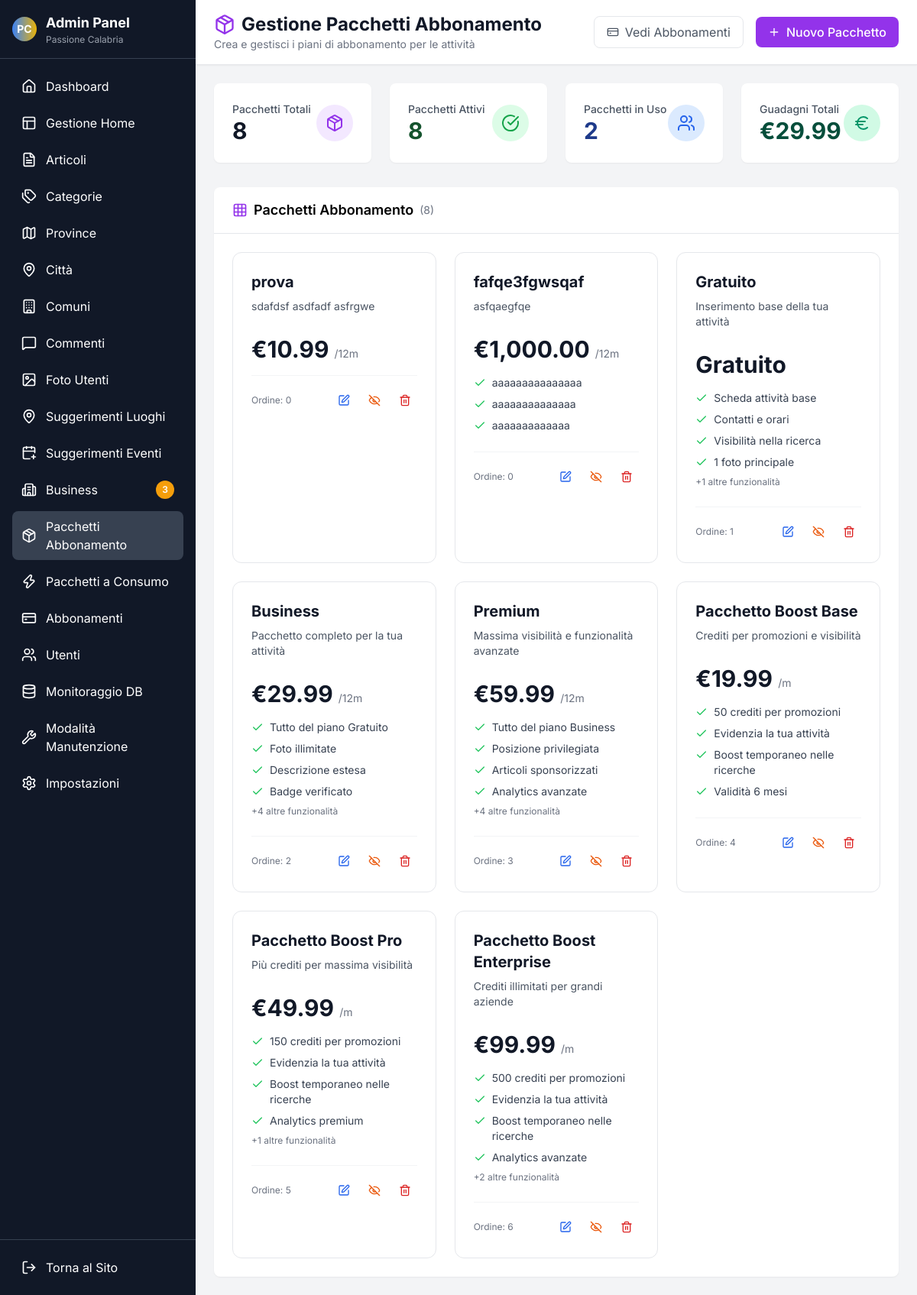
Page /admin/gestione-pacchetti.php on the committed database.
### tables this page shows
CREATE TABLE `business_packages` (
  `id` int NOT NULL,
  `name` varchar(255) NOT NULL,
  `description` text,
  `price` decimal(10,2) NOT NULL,
  `package_type` enum('subscription','consumption') DEFAULT 'subscription',
  `duration_months` int DEFAULT '12',
  `consumption_credits` int DEFAULT NULL,
  `features` json DEFAULT NULL,
  `stripe_price_id` varchar(255) DEFAULT NULL,
  `image_path` varchar(500) DEFAULT NULL,
  `is_active` tinyint(1) DEFAULT '1',
  `sort_order` int DEFAULT '0',
  `max_listings` int DEFAULT NULL,
  `max_photos` int DEFAULT NULL,
  `analytics_included` tinyint(1) DEFAULT '0',
  `priority_support` tinyint(1) DEFAULT '0',
  `created_at` timestamp NULL DEFAULT CURRENT_TIMESTAMP
);

### admin/gestione-pacchetti.php (the view, shortened to what the rows shown need)
<?php
require_once '../includes/database_mysql.php';
$db = new Database();
$action = $_GET['action'] ?? 'list';
$packages = [];
try {
    $stmt = $db->pdo->prepare('SELECT * FROM business_packages ORDER BY sort_order ASC, created_at ASC');
    $stmt->execute();
    $packages = $stmt->fetchAll();
} catch (Exception $e) {
    $error = $e->getMessage();
}
?>
<!DOCTYPE html>
<html lang="it">
<head>
    <script src="https://cdn.tailwindcss.com"></script>
    <link rel="stylesheet" href="../assets/css/style.css">
</head>
<body class="min-h-screen bg-gray-100 flex">
    <div class="bg-gray-900 text-white w-64 flex flex-col">
        <div class="p-4 border-b border-gray-700">
            <div class="flex items-center space-x-3">
                <div>
                    <h1 class="font-bold text-lg">Admin Panel</h1>
                </div>
            </div>
        </div>
        <?php include 'partials/menu.php'; ?>
    </div>
    <div class="flex-1 flex flex-col overflow-hidden">
        <header class="bg-white shadow-sm border-b border-gray-200 px-6 py-4">
            <div class="flex items-center justify-between">
                <div>
                    <h1 class="text-2xl font-bold text-gray-900 flex items-center">
                        <i data-lucide="package" class="w-7 h-7 text-purple-600 mr-2"></i>
                        Gestione Pacchetti Abbonamento
                    </h1>
                </div>
            </div>
        </header>
        <main class="flex-1 overflow-auto p-6">
            <?php if ($action === 'list'): ?>
                <div class="bg-white rounded-lg shadow-sm overflow-hidden">
                    <div class="px-6 py-4 border-b border-gray-200">
                        <h2 class="text-lg font-semibold flex items-center">
                            <i data-lucide="grid-3x3" class="w-5 h-5 mr-2 text-purple-600"></i>
                            Pacchetti Abbonamento
                            <span class="ml-2 text-sm font-normal text-gray-500">(<?php echo count($packages); ?>)</span>
                        </h2>
                    </div>
                    <?php if (count($packages) > 0): ?>
                        <div class="p-6">
                            <div class="grid grid-cols-1 md:grid-cols-2 lg:grid-cols-3 gap-6">
                                <?php foreach ($packages as $package):
                                    $features = json_decode($package['features'], true) ?: [];
                                ?>
                                <div class="border rounded-xl p-6 <?php echo $package['is_active'] ? 'border-gray-200 bg-white' : 'border-gray-100 bg-gray-50'; ?> hover:shadow-lg transition-all">
                                    <div class="flex items-start justify-between mb-4">
                                        <div class="flex-1">
                                            <div class="flex items-center gap-2 mb-2">
                                                <h3 class="text-xl font-bold text-gray-900"><?php echo htmlspecialchars($package['name']); ?></h3>
                                            </div>
                                            <p class="text-gray-600 text-sm mb-3"><?php echo htmlspecialchars($package['description']); ?></p>
                                        </div>
                                    </div>
                                    <div class="mb-4">
                                        <?php if ($package['price'] == 0): ?>
                                        <div class="text-3xl font-bold text-gray-900">Gratuito</div>
                                        <?php else: ?>
                                        <div class="text-3xl font-bold text-gray-900">
                                            €<?php echo number_format($package['price'], 2); ?>
                                            <span class="text-sm font-normal text-gray-500">/<?php echo $package['duration_months']; ?>m</span>
                                        </div>
                                        <?php endif; ?>
                                    </div>
                                    <?php if (!empty($features)): ?>
                                    <div class="mb-6">
                                        <ul class="space-y-2">
                                            <?php foreach (array_slice($features, 0, 4) as $feature): ?>
                                            <li class="flex items-start text-sm">
                                                <i data-lucide="check" class="w-4 h-4 text-green-500 mr-2 mt-0.5 flex-shrink-0"></i>
                                                <span class="text-gray-700"><?php echo htmlspecialchars($feature); ?></span>
                                            </li>
                                            <?php endforeach; ?>
                                            <?php if (count($features) > 4): ?>
                                            <li class="text-xs text-gray-500">+<?php echo count($features) - 4; ?> altre funzionalità</li>
                                            <?php endif; ?>
                                        </ul>
                                    </div>
                                    <?php endif; ?>
                                    <div class="flex items-center justify-between pt-4 border-t border-gray-100">
                                        <div class="flex items-center gap-2">
                                            <span class="text-xs text-gray-500">Ordine: <?php echo $package['sort_order']; ?></span>
                                        </div>
                                        <div class="flex items-center space-x-2">
                                            <a href="gestione-pacchetti.php?action=edit&id=<?php echo $package['id']; ?>"
                                               class="text-blue-600 hover:text-blue-700 p-2 rounded-lg hover:bg-blue-50 transition-colors" title="Modifica">
                                                <i data-lucide="edit" class="w-4 h-4"></i>
                                            </a>
                                            <a href="gestione-pacchetti.php?action=toggle_status&id=<?php echo $package['id']; ?>"
                                               class="text-<?php echo $package['is_active'] ? 'orange' : 'green'; ?>-600 hover:text-<?php echo $package['is_active'] ? 'orange' : 'green'; ?>-700 p-2 rounded-lg hover:bg-<?php echo $package['is_active'] ? 'orange' : 'green'; ?>-50 transition-colors"
                                               title="<?php echo $package['is_active'] ? 'Disattiva' : 'Attiva'; ?>">
                                                <i data-lucide="<?php echo $package['is_active'] ? 'eye-off' : 'eye'; ?>" class="w-4 h-4"></i>
                                            </a>
                                            <a href="gestione-pacchetti.php?action=delete&id=<?php echo $package['id']; ?>"
                                               class="text-red-600 hover:text-red-700 p-2 rounded-lg hover:bg-red-50 transition-colors" title="Elimina"
                                               onclick="return confirm('Sei sicuro di voler eliminare questo pacchetto?')">
                                                <i data-lucide="trash-2" class="w-4 h-4"></i>
                                            </a>
                                        </div>
                                    </div>
                                </div>
                                <?php endforeach; ?>
                            </div>
                        </div>
                    <?php endif; ?>
                </div>
            <?php endif; ?>
        </main>
    </div>
</body>
</html>

### admin/partials/menu.php
<?php
$currentPage = basename($_SERVER['PHP_SELF']);
$menuItems = [
    ['file' => 'index.php', 'icon' => 'home', 'label' => 'Dashboard'],
    ['file' => 'gestione-home.php', 'icon' => 'layout', 'label' => 'Gestione Home'],
    ['file' => 'articoli.php', 'icon' => 'file-text', 'label' => 'Articoli'],
    ['file' => 'categorie.php', 'icon' => 'tags', 'label' => 'Categorie'],
    ['file' => 'province.php', 'icon' => 'map', 'label' => 'Province'],
    ['file' => 'citta.php', 'icon' => 'map-pin', 'label' => 'Città'],
    ['file' => 'comuni.php', 'icon' => 'building', 'label' => 'Comuni'],
    ['file' => 'commenti.php', 'icon' => 'message-square', 'label' => 'Commenti'],
    ['file' => 'foto-utenti.php', 'icon' => 'image', 'label' => 'Foto Utenti'],
    ['file' => 'suggerimenti-luoghi.php', 'icon' => 'map-pin', 'label' => 'Suggerimenti Luoghi'],
    ['file' => 'suggerimenti-eventi.php', 'icon' => 'calendar-plus', 'label' => 'Suggerimenti Eventi'],
    ['file' => 'business.php', 'icon' => 'building-2', 'label' => 'Business'],
    ['file' => 'gestione-pacchetti.php', 'icon' => 'package', 'label' => 'Pacchetti Abbonamento'],
    ['file' => 'consumo-pacchetti.php', 'icon' => 'zap', 'label' => 'Pacchetti a Consumo'],
    ['file' => 'abbonamenti.php', 'icon' => 'credit-card', 'label' => 'Abbonamenti'],
    ['file' => 'utenti.php', 'icon' => 'users', 'label' => 'Utenti'],
    ['file' => 'database.php', 'icon' => 'database', 'label' => 'Monitoraggio DB'],
    ['file' => 'manutenzione.php', 'icon' => 'wrench', 'label' => 'Modalità Manutenzione'],
    ['file' => 'impostazioni.php', 'icon' => 'settings', 'label' => 'Impostazioni'],
];
$pendingCounts = [
    'events' => 0,
    'places' => 0,
    'comments' => 0,
    'businesses' => 0,
    'uploads' => 0,
];
if (isset($db) && $db->isConnected()) {
    if (method_exists($db, 'getPendingEventSuggestionsCount')) {
        $pendingCounts['events'] = $db->getPendingEventSuggestionsCount();
    }
    if (method_exists($db, 'getPendingPlaceSuggestionsCount')) {
        $pendingCounts['places'] = $db->getPendingPlaceSuggestionsCount();
    }
    if (method_exists($db, 'getPendingCommentsCount')) {
        $pendingCounts['comments'] = $db->getPendingCommentsCount();
    }
    if (method_exists($db, 'getPendingBusinessesCount')) {
        $pendingCounts['businesses'] = $db->getPendingBusinessesCount();
    }
    if (method_exists($db, 'getPendingUserUploadsCount')) {
        $pendingCounts['uploads'] = $db->getPendingUserUploadsCount();
    }
}
?>
<nav class="flex-1 p-4 overflow-y-auto">
    <ul class="space-y-2">
        <?php foreach ($menuItems as $item): ?>
            <?php
                $isActive = ($currentPage === $item['file']);
                $class = 'flex items-center space-x-3 px-3 py-2 rounded-lg transition-colors';
                if ($isActive) {
                    $class .= ' bg-gray-700 text-white';
                } else {
                    $class .= ' hover:bg-gray-700';
                }
                $countToShow = 0;
                if ($item['file'] === 'suggerimenti-eventi.php') {
                    $countToShow = $pendingCounts['events'];
                } elseif ($item['file'] === 'suggerimenti-luoghi.php') {
                    $countToShow = $pendingCounts['places'];
                } elseif ($item['file'] === 'commenti.php') {
                    $countToShow = $pendingCounts['comments'];
                } elseif ($item['file'] === 'business.php') {
                    $countToShow = $pendingCounts['businesses'];
                } elseif ($item['file'] === 'foto-utenti.php') {
                    $countToShow = $pendingCounts['uploads'];
                }
            ?>
            <li>
                <a href="<?php echo $item['file']; ?>" class="<?php echo $class; ?>">
                    <i data-lucide="<?php echo $item['icon']; ?>" class="w-5 h-5"></i>
                    <span class="flex-1"><?php echo $item['label']; ?></span>
                    <?php if ($countToShow > 0): ?>
                        <span class="bg-amber-500 text-white text-xs font-semibold px-2 py-1 rounded-full">
                            <?php echo $countToShow; ?>
                        </span>
                    <?php endif; ?>
                </a>
            </li>
        <?php endforeach; ?>
    </ul>
</nav>

### rows in the picture
business_packages: max_listings "3", name "Business", description "Pacchetto completo per la tua attività", price "29.99", duration_months "12", features "Tutto del piano Gratuito", features "Foto illimitate", features "Descrizione estesa", features "Badge verificato", count($features)-4 "4", sort_order "2", is_active 1 (drawn)
business_packages: name "prova", description "sdafdsf asdfadf asfrgwe", price "10.99", duration_months "12", sort_order "0", is_active 1 (drawn)
business_packages: name "fafqe3fgwsqaf", description "asfqaegfqe", price "1,000.00", duration_months "12", features "aaaaaaaaaaaaaaa", features "aaaaaaaaaaaaaa", features "aaaaaaaaaaaaa", sort_order "0", is_active 1 (drawn)
business_packages: name "Gratuito", description "Inserimento base della tua attività", price "Gratuito", features "Scheda attività base", features "Contatti e orari", features "Visibilità nella ricerca", features "1 foto principale", count($features)-4 "1", sort_order "1", is_active 1 (drawn)
business_packages: name "Premium", description "Massima visibilità e funzionalità avanzate", price "59.99", duration_months "12", features "Tutto del piano Business", features "Posizione privilegiata", features "Articoli sponsorizzati", features "Analytics avanzate", count($features)-4 "4", sort_order "3", is_active 1 (drawn)
business_packages: name "Pacchetto Boost Base", description "Crediti per promozioni e visibilità", price "19.99", features "50 crediti per promozioni", features "Evidenzia la tua attività", features "Boost temporaneo nelle ricerche", features "Validità 6 mesi", sort_order "4", is_active 1 (drawn)
business_packages: name "Pacchetto Boost Pro", description "Più crediti per massima visibilità", price "49.99", features "150 crediti per promozioni", features "Evidenzia la tua attività", features "Boost temporaneo nelle ricerche", features "Analytics premium", count($features)-4 "1", sort_order "5", is_active 1 (drawn)
business_packages: name "Pacchetto Boost Enterprise", description "Crediti illimitati per grandi aziende", price "99.99", features "500 crediti per promozioni", features "Evidenzia la tua attività", features "Boost temporaneo nelle ricerche", features "Analytics avanzate", count($features)-4 "2", sort_order "6", is_active 1 (drawn)

### other values in the picture
$item['label'] "Dashboard"
$item['label'] "Gestione Home"
$item['label'] "Articoli"
$item['label'] "Categorie"
$item['label'] "Province"
$item['label'] "Città"
$item['label'] "Comuni"
$item['label'] "Commenti"
$item['label'] "Foto Utenti"
$item['label'] "Suggerimenti Luoghi"
$item['label'] "Suggerimenti Eventi"
$item['label'] "Business"
$item['label'] "Pacchetti Abbonamento"
$item['label'] "Pacchetti a Consumo"
$item['label'] "Abbonamenti"
